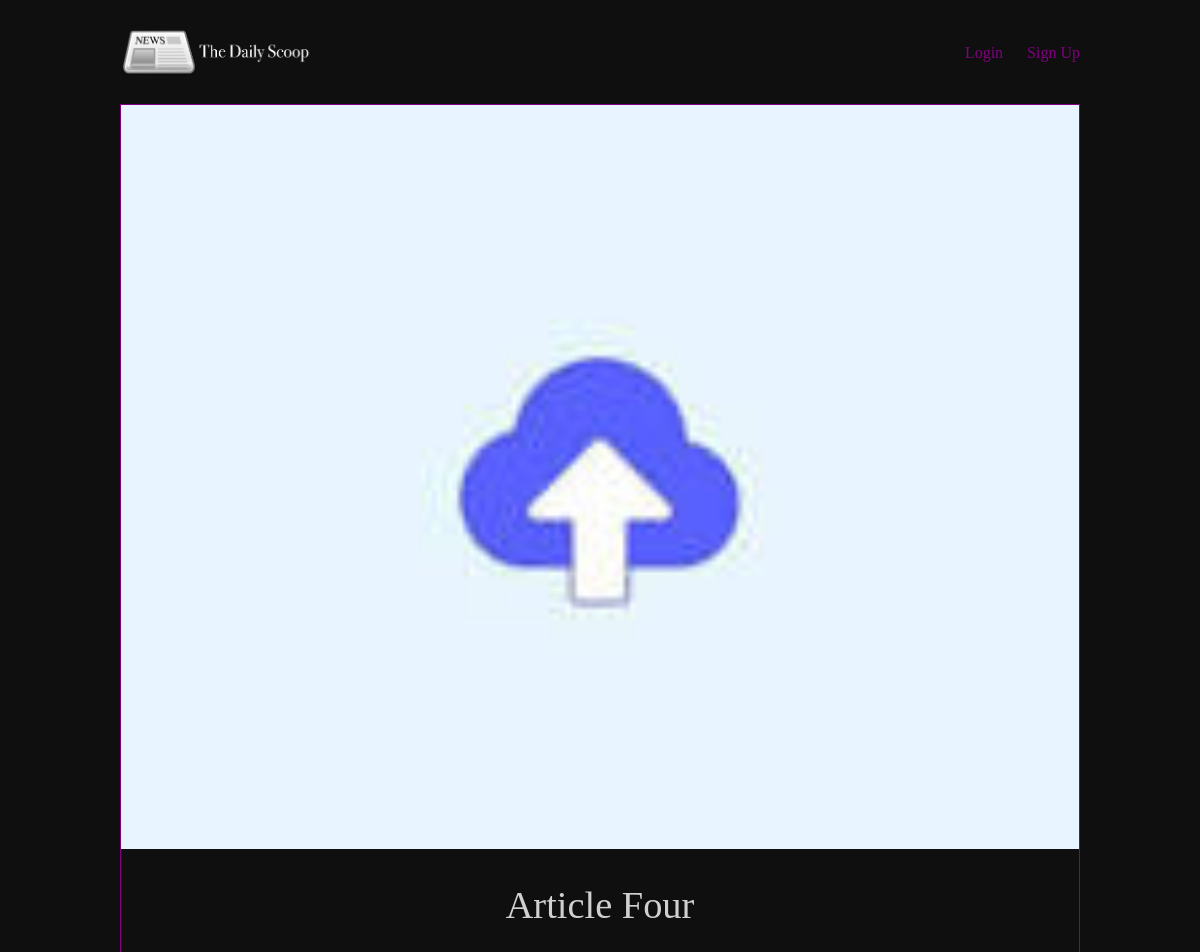
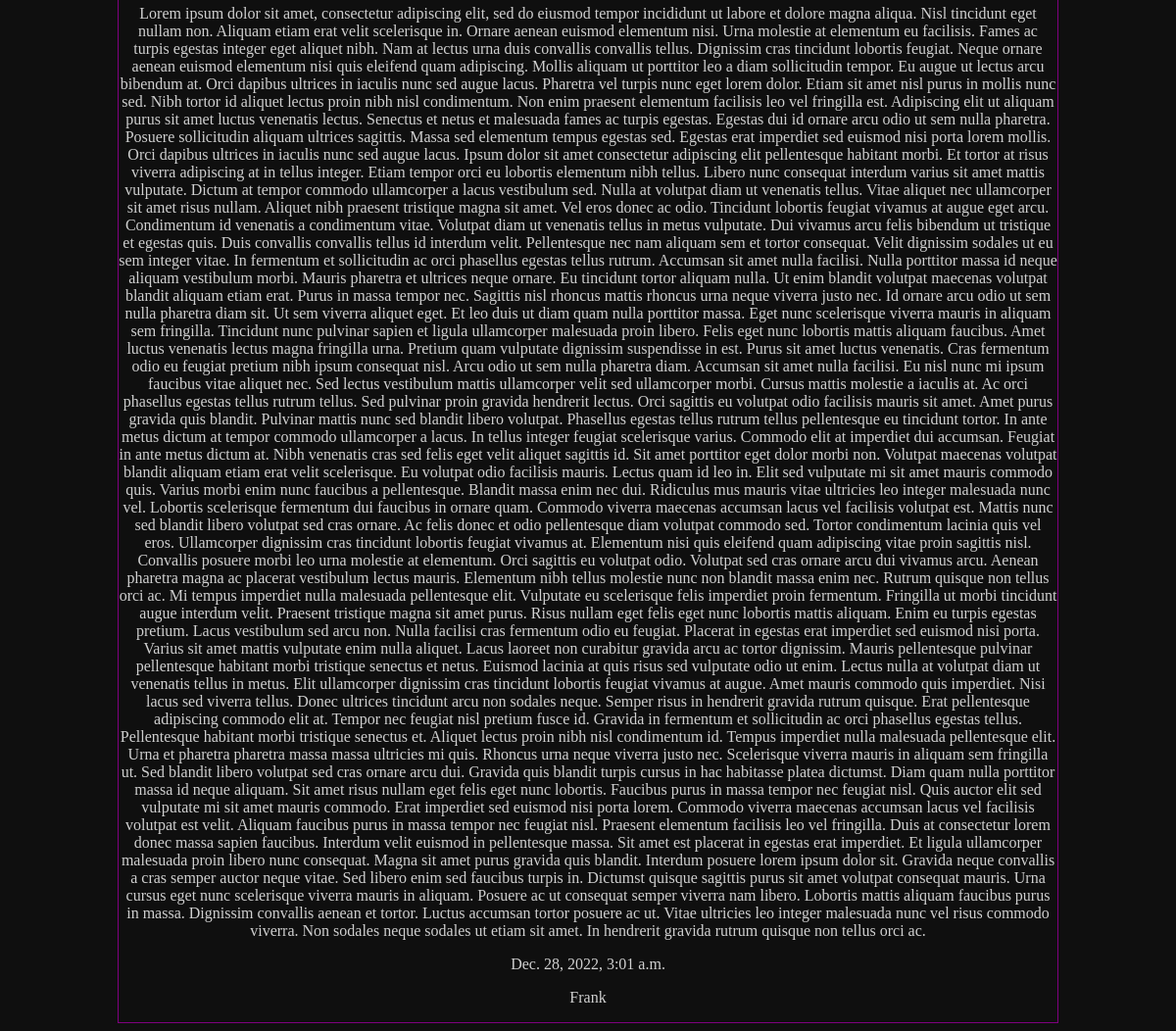
The page /articles/article-four on the database its author committed (2 pictures, top to bottom).
### articles/models.py (models this page shows, shortened)
class Article(models.Model):
  title = models.CharField(max_length=128)
  slug = models.SlugField(max_length=128)
  body = models.TextField()
  date = models.DateTimeField(auto_now_add=True)
  thumbnail = models.ImageField(default='default.png', blank=True)
  author = models.ForeignKey(User, default=None, on_delete=models.SET_DEFAULT)
  wordCount = models.IntegerField(default=0)

### articles/views.py (the view)
# urls.py: path('<slug:slug>', views.article_detail, name="detail") #specific article page
def article_detail(req, slug):
  article = Article.objects.get(slug=slug)
  return render(req, 'articles/article_detail.html', {'article': article})

### articles/templates/articles/article_detail.html
{% extends 'base.html' %}
{% block content %}
  <div class="article-detail">
    <div class="article">
      <img src="{{ article.thumbnail.url }}">
      <h1>{{ article.title }}</h1>
      <p>{{ article.body }}</p>
      <p>{{ article.date }}</p>
      <p>{{ article.author }}</p>
    </div>
  </div>
{% endblock %}

### assets/style.css (style rules this page uses)
body { background-color: #0f0f0f; background-repeat: no-repeat; color: rgb(208, 208, 208); }
body * { font-family: Ubuntu; }
h1, h2, h3, h4, h5 { font-weight: normal; margin: 0; }
div.wrapper h1 { text-align: center; margin: 30px auto; font-size: 2.4em; }
.article { padding: 10px; border: 1px solid purple; position: relative; padding-bottom: 40px; }
.article-detail .article { padding: 0 }
.article-detail .article img { width: 100% }
.article-detail .article p { text-align: center; }

### rows shown on the page
Article: thumbnail (placeholder picture), title "Article Four", body "Lorem ipsum dolor sit amet, consectetur adipiscing elit, sed do eiusmod tempor incididunt ut labore et dolore magna aliqua. Nisl tincidunt eget nullam non. Aliquam etiam erat velit scelerisque in. Ornare aenean euismod elementum nisi. Urna molestie at elementum eu facilisis. Fames ac turpis egestas integer eget aliquet nibh. Nam at lectus urna duis convallis convallis tellus. Dignissim cras tincidunt lobortis feugiat. Neque ornare aenean euismod elementum nisi quis eleifend quam adipiscing. Mollis aliquam ut porttitor leo a diam sollicitudin tempor. Eu augue ut lectus arcu bibendum at. Orci dapibus ultrices in iaculis nunc sed augue lacus. Pharetra vel turpis nunc eget lorem dolor. Etiam…", date "Dec. 28, 2022, 3:01 a.m.", author "Frank"
